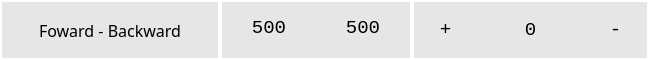
                  <widget class="QFrame" name="sub_frame_setting_scanning_horizontal">
                   <property name="minimumSize">
                    <size>
                     <width>0</width>
                     <height>60</height>
                    </size>
                   </property>
                   <property name="maximumSize">
                    <size>
                     <width>16777215</width>
                     <height>60</height>
                    </size>
                   </property>
                   <property name="styleSheet">
                    <string notr="true">	color: rgb(255,255,255);
	background:rgb(230,230,230);
    border: 0px solid rgb(170,170,170);
	border-radius:0px;
    border-bottom-left-radius:20px;
    border-bottom-right-radius:20px;</string>
                   </property>
                   <property name="frameShape">
                    <enum>QFrame::StyledPanel</enum>
                   </property>
                   <property name="frameShadow">
                    <enum>QFrame::Raised</enum>
                   </property>
                   <layout class="QHBoxLayout" name="horizontalLayout_38">
                    <property name="spacing">
                     <number>0</number>
                    </property>
                    <property name="leftMargin">
                     <number>0</number>
                    </property>
                    <property name="topMargin">
                     <number>0</number>
                    </property>
                    <property name="rightMargin">
                     <number>0</number>
                    </property>
                    <property name="bottomMargin">
                     <number>0</number>
                    </property>
                    <item>
                     <widget class="QLabel" name="label_set_horiz">
                      <property name="minimumSize">
                       <size>
                        <width>220</width>
                        <height>60</height>
                       </size>
                      </property>
                      <property name="maximumSize">
                       <size>
                        <width>220</width>
                        <height>60</height>
                       </size>
                      </property>
                      <property name="font">
                       <font>
                        <family>Segoe UI Semibold</family>
                        <pointsize>12</pointsize>
                       </font>
                      </property>
                      <property name="styleSheet">
                       <string notr="true">background:rgba(0,0,0,0);
border:2px solid rgb(255,255,255);
border-radius:0px;
color:black;</string>
                      </property>
                      <property name="text">
                       <string>Foward - Backward</string>
                      </property>
                      <property name="alignment">
                       <set>Qt::AlignCenter</set>
                      </property>
                     </widget>
                    </item>
                    <item>
                     <widget class="QFrame" name="sub_frame_h_spd_range">
                      <property name="minimumSize">
                       <size>
                        <width>192</width>
                        <height>60</height>
                       </size>
                      </property>
                      <property name="maximumSize">
                       <size>
                        <width>192</width>
                        <height>60</height>
                       </size>
                      </property>
                      <property name="styleSheet">
                       <string notr="true">background:rgba(0,0,0,0);
color:black;
border:2px solid rgb(255,255,255);
border-radius:0px</string>
                      </property>
                      <property name="frameShape">
                       <enum>QFrame::StyledPanel</enum>
                      </property>
                      <property name="frameShadow">
                       <enum>QFrame::Raised</enum>
                      </property>
                      <layout class="QHBoxLayout" name="horizontalLayout_37">
                       <property name="spacing">
                        <number>0</number>
                       </property>
                       <property name="leftMargin">
                        <number>0</number>
                       </property>
                       <property name="topMargin">
                        <number>11</number>
                       </property>
                       <property name="rightMargin">
                        <number>0</number>
                       </property>
                       <property name="bottomMargin">
                        <number>11</number>
                       </property>
                       <item>
                        <widget class="QTextEdit" name="textEdit_fb_spd_range_max">
                         <property name="minimumSize">
                          <size>
                           <width>0</width>
                           <height>0</height>
                          </size>
                         </property>
                         <property name="maximumSize">
                          <size>
                           <width>16777215</width>
                           <height>70</height>
                          </size>
                         </property>
                         <property name="font">
                          <font>
                           <family>Consolas</family>
                           <pointsize>14</pointsize>
                          </font>
                         </property>
                         <property name="styleSheet">
                          <string notr="true">border:0px;</string>
                         </property>
                         <property name="verticalScrollBarPolicy">
                          <enum>Qt::ScrollBarAlwaysOff</enum>
                         </property>
                         <property name="horizontalScrollBarPolicy">
                          <enum>Qt::ScrollBarAlwaysOff</enum>
                         </property>
                         <property name="html">
                          <string>&lt;!DOCTYPE HTML PUBLIC &quot;-//W3C//DTD HTML 4.0//EN&quot; &quot;http://www.w3.org/TR/REC-html40/strict.dtd&quot;&gt;
&lt;html&gt;&lt;head&gt;&lt;meta name=&quot;qrichtext&quot; content=&quot;1&quot; /&gt;&lt;style type=&quot;text/css&quot;&gt;
p, li { white-space: pre-wrap; }
&lt;/style&gt;&lt;/head&gt;&lt;body style=&quot; font-family:'Consolas'; font-size:14pt; font-weight:400; font-style:normal;&quot;&gt;
&lt;p align=&quot;center&quot; style=&quot; margin-top:0px; margin-bottom:0px; margin-left:0px; margin-right:0px; -qt-block-indent:0; text-indent:0px;&quot;&gt;500&lt;/p&gt;&lt;/body&gt;&lt;/html&gt;</string>
                         </property>
                        </widget>
                       </item>
                       <item>
                        <widget class="QTextEdit" name="textEdit_fb_spd_range_min">
                         <property name="minimumSize">
                          <size>
                           <width>0</width>
                           <height>0</height>
                          </size>
                         </property>
                         <property name="maximumSize">
                          <size>
                           <width>16777215</width>
                           <height>70</height>
                          </size>
                         </property>
                         <property name="font">
                          <font>
                           <family>Consolas</family>
                           <pointsize>14</pointsize>
                          </font>
                         </property>
                         <property name="styleSheet">
                          <string notr="true">border:0px;</string>
                         </property>
                         <property name="verticalScrollBarPolicy">
                          <enum>Qt::ScrollBarAlwaysOff</enum>
                         </property>
                         <property name="horizontalScrollBarPolicy">
                          <enum>Qt::ScrollBarAlwaysOff</enum>
                         </property>
                         <property name="html">
                          <string>&lt;!DOCTYPE HTML PUBLIC &quot;-//W3C//DTD HTML 4.0//EN&quot; &quot;http://www.w3.org/TR/REC-html40/strict.dtd&quot;&gt;
&lt;html&gt;&lt;head&gt;&lt;meta name=&quot;qrichtext&quot; content=&quot;1&quot; /&gt;&lt;style type=&quot;text/css&quot;&gt;
p, li { white-space: pre-wrap; }
&lt;/style&gt;&lt;/head&gt;&lt;body style=&quot; font-family:'Consolas'; font-size:14pt; font-weight:400; font-style:normal;&quot;&gt;
&lt;p align=&quot;center&quot; style=&quot; margin-top:0px; margin-bottom:0px; margin-left:0px; margin-right:0px; -qt-block-indent:0; text-indent:0px;&quot;&gt;500&lt;/p&gt;&lt;/body&gt;&lt;/html&gt;</string>
                         </property>
                        </widget>
                       </item>
                      </layout>
                     </widget>
                    </item>
                    <item>
                     <widget class="QFrame" name="sub_frame_h_spd_step">
                      <property name="minimumSize">
                       <size>
                        <width>237</width>
                        <height>60</height>
                       </size>
                      </property>
                      <property name="maximumSize">
                       <size>
                        <width>16777215</width>
                        <height>60</height>
                       </size>
                      </property>
                      <property name="font">
                       <font>
                        <family>Consolas</family>
                        <pointsize>14</pointsize>
                       </font>
                      </property>
                      <property name="styleSheet">
                       <string notr="true">background:rgba(0,0,0,0);
color:black;
border:2px solid rgb(255,255,255);
border-radius:0px</string>
                      </property>
                      <property name="frameShape">
                       <enum>QFrame::StyledPanel</enum>
                      </property>
                      <property name="frameShadow">
                       <enum>QFrame::Raised</enum>
                      </property>
                      <layout class="QHBoxLayout" name="horizontalLayout_33">
                       <property name="topMargin">
                        <number>0</number>
                       </property>
                       <property name="bottomMargin">
                        <number>0</number>
                       </property>
                       <item>
                        <widget class="QPushButton" name="button_set_fb_spd_plus">
                         <property name="minimumSize">
                          <size>
                           <width>45</width>
                           <height>45</height>
                          </size>
                         </property>
                         <property name="maximumSize">
                          <size>
                           <width>45</width>
                           <height>45</height>
                          </size>
                         </property>
                         <property name="font">
                          <font>
                           <family>Consolas</family>
                           <pointsize>14</pointsize>
                          </font>
                         </property>
                         <property name="styleSheet">
                          <string notr="true">QPushButton {	
	color: black;
	border-radius: 10px;
	background:rgba(0,0,0,0);
	border: 0px solid rgba(170,170,170,0);
}
QPushButton::hover {
	background-color: rgb(224, 238, 249);
	color: rgb(100,100,100);
}
QPushButton::pressed {
	background-color:rgba(205, 205, 205, 255);
	color:white;
	
}</string>
                         </property>
                         <property name="text">
                          <string>+</string>
                         </property>
                        </widget>
                       </item>
                       <item>
                        <widget class="QLabel" name="label_set_fb_spd_step">
                         <property name="font">
                          <font>
                           <family>Consolas</family>
                           <pointsize>14</pointsize>
                          </font>
                         </property>
                         <property name="styleSheet">
                          <string notr="true">background:rgba(0,0,0,0);
color:black;
border:0px solid rgb(255,255,255);
border-radius:0px</string>
                         </property>
                         <property name="text">
                          <string>0</string>
                         </property>
                         <property name="alignment">
                          <set>Qt::AlignCenter</set>
                         </property>
                        </widget>
                       </item>
                       <item>
                        <widget class="QPushButton" name="button_set_fb_spd_minus">
                         <property name="minimumSize">
                          <size>
                           <width>45</width>
                           <height>45</height>
                          </size>
                         </property>
                         <property name="maximumSize">
                          <size>
                           <width>45</width>
                           <height>45</height>
                          </size>
                         </property>
                         <property name="font">
                          <font>
                           <family>Consolas</family>
                           <pointsize>14</pointsize>
                          </font>
                         </property>
                         <property name="styleSheet">
                          <string notr="true">QPushButton {	
	color: black;
	border-radius: 10px;
	background:rgba(0,0,0,0);
	border: 0px solid rgba(170,170,170,0);
}
QPushButton::hover {
	background-color: rgb(224, 238, 249);
	color: rgb(100,100,100);
}
QPushButton::pressed {
	background-color:rgba(205, 205, 205, 255);
	color:white;
	
}</string>
                         </property>
                         <property name="text">
                          <string>-</string>
                         </property>
                        </widget>
                       </item>
                      </layout>
                     </widget>
                    </item>
                   </layout>
                  </widget>
